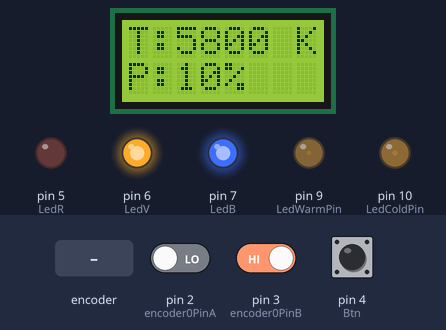
This sketch was run on a simulated Arduino Uno, built with avr-gcc and run on an emulated ATmega328P. Parts: 8×2 character LCD, output pins drawn as LEDs (lit = HIGH). The inputs (shaded band) are chosen by the test bench; at power-on: pin 4 (Btn) HIGH, pin 2 (encoder0PinA) LOW, pin 3 (encoder0PinB) HIGH. What the sketch prints to the serial monitor is not drawn.

Above: at 2.8 s.
2.9 s: pin 4 (Btn) pulled LOW for 0.15 s
At 4.3 s:
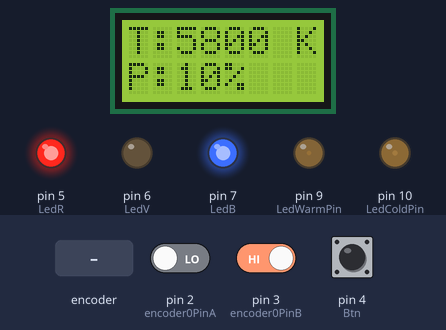
4.6 s: rotary encoder on pin 2 (encoder0PinA) / pin 3 (encoder0PinB) turned 3 steps (first pin leading)
At 6.2 s:
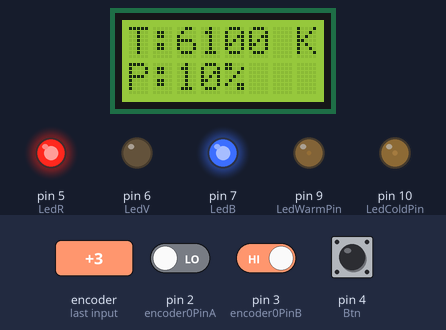
6.7 s: rotary encoder on pin 2 (encoder0PinA) / pin 3 (encoder0PinB) turned 3 steps (first pin leading)
At 7.7 s:
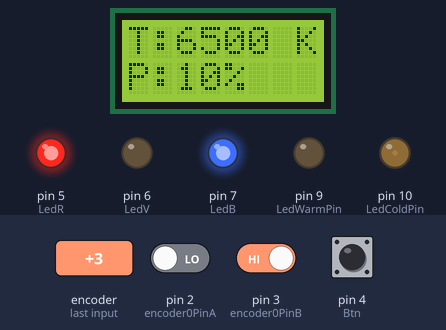
8.8 s: pin 4 (Btn) pulled LOW for 1 s
At 10.9 s:
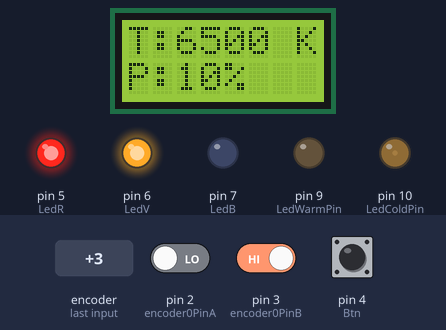
11.3 s: pin 4 (Btn) pulled LOW for 0.15 s
At 11.8 s:
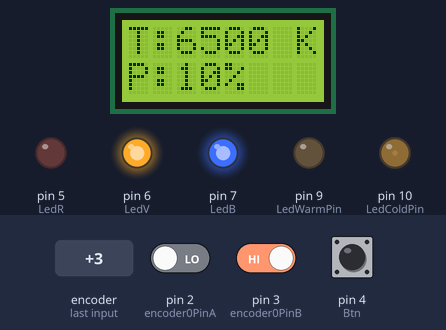
13.0 s: rotary encoder on pin 2 (encoder0PinA) / pin 3 (encoder0PinB) turned 2 steps (second pin leading)
At 14.1 s:
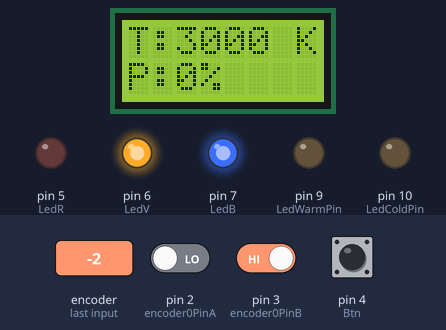
Timing chart, 0 to 15.9 s (numbered marks = the images above; inputs shaded):
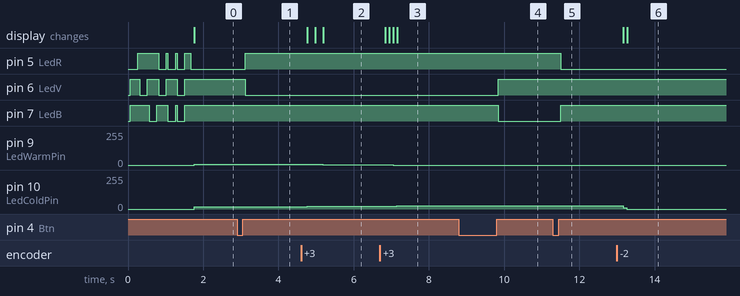

Measured:
- after the input at 2.9 s, pin 5 (LedR): LOW → HIGH after 0.21 s; pin 6 (LedV): HIGH → LOW after 0.21 s
- after the input at 4.6 s, pin 9 (LedWarmPin): 5/255 → 4/255 after 0.17 s, → 3/255 0.41 s later; pin 10 (LedColdPin): 18/255 → 19/255 after 0.17 s, → 20/255 0.41 s later; the display: first changes after 0.17 s (image 2 shows a later state)
- after the input at 6.7 s, pin 9 (LedWarmPin): 3/255 → 2/255 after 0.14 s, → 1/255 0.10 s later, → 0/255 0.10 s later; pin 10 (LedColdPin): 20/255 → 21/255 after 0.14 s, → 22/255 0.21 s later, → 23/255 0.10 s later; the display: first changes after 0.14 s (image 3 shows a later state)
- after the input at 8.8 s, pin 6 (LedV): LOW → HIGH after 1.1 s; pin 7 (LedB): HIGH → LOW after 1.1 s
- after the input at 11.3 s, pin 5 (LedR): HIGH → LOW after 0.21 s; pin 7 (LedB): LOW → HIGH after 0.21 s
- after the input at 13.0 s, pin 10 (LedColdPin): 23/255 → 11/255 after 0.16 s, → 0/255 0.10 s later; the display: first changes after 0.17 s (image 6 shows a later state)
- by itself, pin 5 (LedR): repeats every 0.25 s: HIGH 0.05 s, LOW 0.20 s

The sketch:

Par-Led.ino
```cpp
// include the library code:
#include <LiquidCrystal.h>

// ------------------------------------------------ //
//   CONSTANTES LCD                                 //
// ------------------------------------------------ //

#define LCDD4    A2
#define LCDD5    A3
#define LCDD6    A4
#define LCDD7    A5

#define LCDRS    A0
#define LCDEN    A1

// ------------------------------------------------ //
//    CONSTANTES ENCODEUR                           //
// ------------------------------------------------ //

#define encoder0PinA 2
#define encoder0PinB 3
volatile int encoder0Pos = 0;
int encodermov = 0;

#define LedR 5
#define LedV 6
#define LedB 7

// ------------------------------------------------ //
//                        Boutons                   //
// ------------------------------------------------ //

#define Btn 4

boolean BtnChange  = false;
boolean BtnPressed = false;

// ------------------------------------------------ //
//   CONSTANTES PROJECTEUR                          //
// ------------------------------------------------ //

#define LedWarmPin    9
#define LedWarmTcolor 3000  // K
#define LedWarmPower  1080  // lm = 6 * 180
float   LedWarmPowerP = 90;

#define LedColdPin    10
#define LedColdTcolor 6500  // K
#define LedColdPower  1320  // lm = 6 * 220
float   LedColdPowerP = 110;

float MinPower  =    0;
float MaxPower  = 2400;

//float VPower =    0 ;
//float TColor = 6500 ;

float Color;
float Power;

// ------------------------------------------------ //
//                 Encoder                          //
// ------------------------------------------------ //

void doEncoder() {
  if (digitalRead(encoder0PinA) == digitalRead(encoder0PinB)) {
    encodermov=-1;
  } else {
    encodermov=+1;
  }
}

#define clRED     1
#define clGREEN   2
#define clBLUE    3
#define clYELLOW  4
#define clPURPLE  5
#define clWHITE   7

void EncoderColor (int col ) {
  switch (col) {
    case clRED    :
      digitalWrite(LedR, LOW);
      digitalWrite(LedV, HIGH);
      digitalWrite(LedB, HIGH);
      break;
    case clGREEN  :
      digitalWrite(LedR, HIGH);
      digitalWrite(LedV, LOW);
      digitalWrite(LedB, HIGH);
      break;
    case clBLUE   :
      digitalWrite(LedR, HIGH);
      digitalWrite(LedV, HIGH);
      digitalWrite(LedB, LOW);
      break;
    case clYELLOW :
      digitalWrite(LedR, LOW);
      digitalWrite(LedV, LOW);
      digitalWrite(LedB, HIGH);
      break;
    case clPURPLE :
      digitalWrite(LedR, LOW);
      digitalWrite(LedV, HIGH);
      digitalWrite(LedB, LOW);
      break;
    case clWHITE :
      digitalWrite(LedR, LOW);
      digitalWrite(LedV, LOW);
      digitalWrite(LedB, LOW);
      break;
    default :
      digitalWrite(LedR, HIGH);
      digitalWrite(LedV, HIGH);
      digitalWrite(LedB, HIGH);
    }
}

// ------------------------------------------------ //
//                  Boutons                         //
// ------------------------------------------------ //

boolean UpdateBtn () {
  boolean val;
  val=digitalRead(Btn);
  if (val==LOW) {
    BtnChange=true;
  } else {
    if ( BtnChange) {
      BtnPressed=true;
    }
    BtnChange=false;
  }
}

boolean BtnPress () {
  boolean result;
  result=BtnPressed;
  BtnPressed=false;
  return result;
}

// ================================================ //
//                    SETUP                         //
// ================================================ //

 // initialize the library with the numbers of the interface pins
 LiquidCrystal lcd(LCDRS, LCDEN, LCDD4, LCDD5, LCDD6, LCDD7);

void setup () {
  Serial.begin(9600);      // open the serial port at 9600 bps:

  // LCD
  // ----------
  lcd.begin(8, 2);
  lcd.print("Init");

   // Leds Projecteur
  // ----------
  pinMode(LedWarmPin  , OUTPUT);
  pinMode(LedColdPin  , OUTPUT);
  digitalWrite(LedWarmPin, LOW);
  digitalWrite(LedColdPin, LOW);

//  MaxPower  = ( 100.0 * ( LedWarmPower + LedColdPower ) ) / min(LedWarmPower,LedColdPower);
  Color=5800;
  Power=10;
//  lcd.setCursor(0, 1);
//  lcd.print(int(MaxPower) );

  // encoder
  // ----------
  pinMode(Btn         , INPUT);
  pinMode(encoder0PinA, INPUT);
  pinMode(encoder0PinB, INPUT);
  attachInterrupt(0, doEncoder, CHANGE);

  // Leds
  // ----------
  pinMode(LedR   , OUTPUT);
  pinMode(LedV   , OUTPUT);
  pinMode(LedB   , OUTPUT);
  digitalWrite(LedR, HIGH);
  digitalWrite(LedV, HIGH);
  digitalWrite(LedB, HIGH);


  EncoderColor (clRED    ); delay(200);EncoderColor (0);   delay(50);
  EncoderColor (clGREEN  ); delay(200);EncoderColor (0);   delay(50);
  EncoderColor (clBLUE   ); delay(200);EncoderColor (0);   delay(50);
  EncoderColor (clYELLOW ); delay(200);EncoderColor (0);   delay(50);
  EncoderColor (clPURPLE ); delay(200);EncoderColor (0);   delay(50);
  EncoderColor (clWHITE  ); delay(200);EncoderColor (0);   delay(50);

  delay(100);

}

// ------------------------------------------------ //
//                                                  //
// ------------------------------------------------ //

void SetColdLed(float Pwr) {
  float VCold;
  VCold=255.0 * Pwr;
//  VCold=VCold/LedColdPower;
  VCold = min (VCold, 255);
//  analogWrite(LedColdPin,255-VCold);
  analogWrite(LedColdPin,VCold);
}

void SetWarmLed(float Pwr) {
  float VWarm;
  VWarm=255.0 * Pwr;
//  VWarm=VWarm/LedWarmPower;
  VWarm = min (VWarm, 255);
//  analogWrite(LedWarmPin,255-VWarm);
  analogWrite(LedWarmPin,VWarm);
}

// ================================================ //
//                      LOOP                        //
// ================================================ //

int mode=0;

void loop () {

  float coef;
  float PwCold;
  float PwWarm;

  UpdateBtn();
  if ( BtnPress() ) {
    mode++;
    if (mode>2) mode=0;
  }

// Calcule
//  VPower = getPower () ;
//  TColor = getTcolor() ;

 if (mode==0) {               // Encoder define total Power
    EncoderColor(clRED);
    Power+=5*encodermov;
    encodermov=0;
    Power=max(Power,0);
//    Power=min(Power,0);
    Power=min(Power,MaxPower);
  }

 if (mode==1) {              // Encoder define  Temperature
    EncoderColor(clGREEN);
    Color+=100*encodermov;
    encodermov=0;
    Color=max(Color,LedWarmTcolor);
    Color=min(Color,LedColdTcolor);
  }

  if (mode==2) {             // Encoder do Nothing , Safe mode
    EncoderColor(clBLUE);
  }

  delay(100);

  coef = ( Color - LedColdTcolor );
  coef = coef / ( LedWarmTcolor - LedColdTcolor );

  PwWarm = Power * coef;
  PwWarm = min (PwWarm, LedWarmPowerP);

  PwCold = Power - PwWarm;
  PwCold = min (PwCold, LedColdPowerP);

  PwWarm = Power -  PwCold;
  PwWarm = min (PwWarm, LedWarmPowerP);

  SetColdLed(PwCold/LedColdPowerP);
  SetWarmLed(PwWarm/LedWarmPowerP);
//  Serial.print("C:");
//  Serial.println(PwCold);
//  Serial.print("W:");
//  Serial.println(PwWarm);

  // Calcule temperature de couleur
  Color = ( LedColdTcolor * PwCold + LedWarmTcolor * PwWarm ) / ( PwCold + PwWarm );
  Color=max(Color,LedWarmTcolor);
  Color=min(Color,LedColdTcolor);

//  Power = 100 * ( PwCold + PwWarm ) / ( LedWarmPower + LedColdPower );
  Power = ( PwCold + PwWarm ) ;
  Power = min(Power,200);

  Serial.print("C:");
  Serial.println(Color);
  Serial.print("P:");
  Serial.println(Power);

  lcd.setCursor(0, 0);
  lcd.print("T:");
  lcd.print(int(Color));
  lcd.print(" K");

  lcd.setCursor(0, 1);
  lcd.print("P:");
  lcd.print(int(Power));
  lcd.print("% ");
}
```
